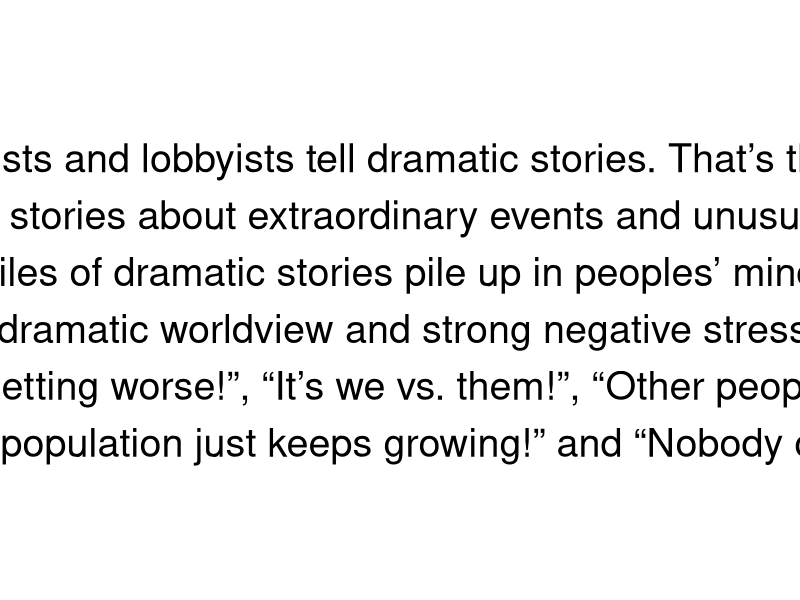
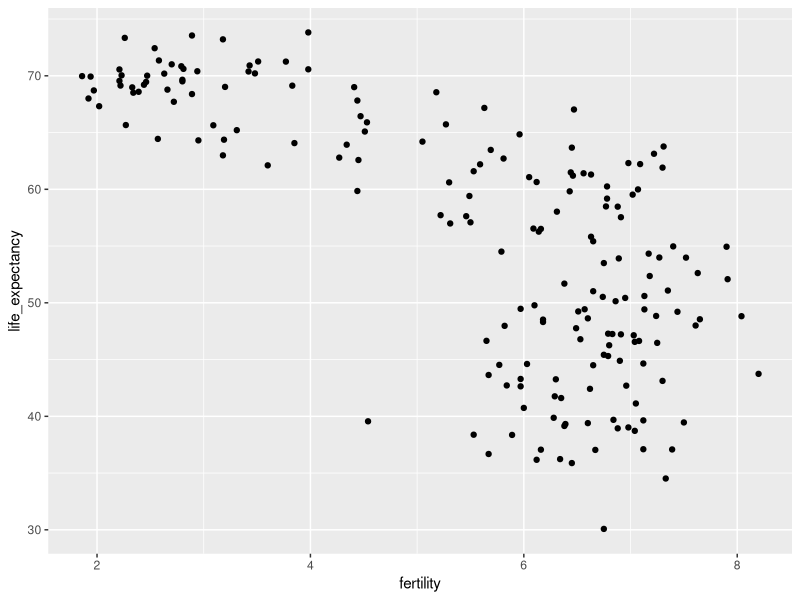
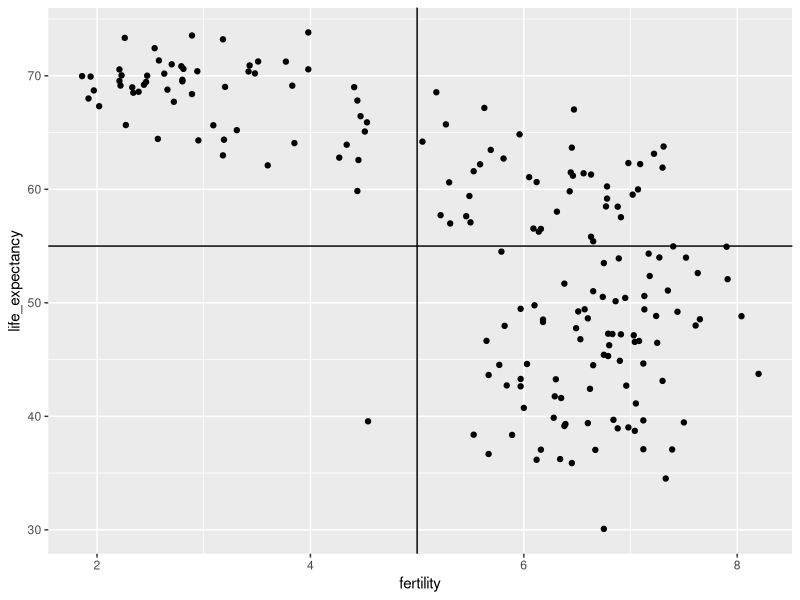
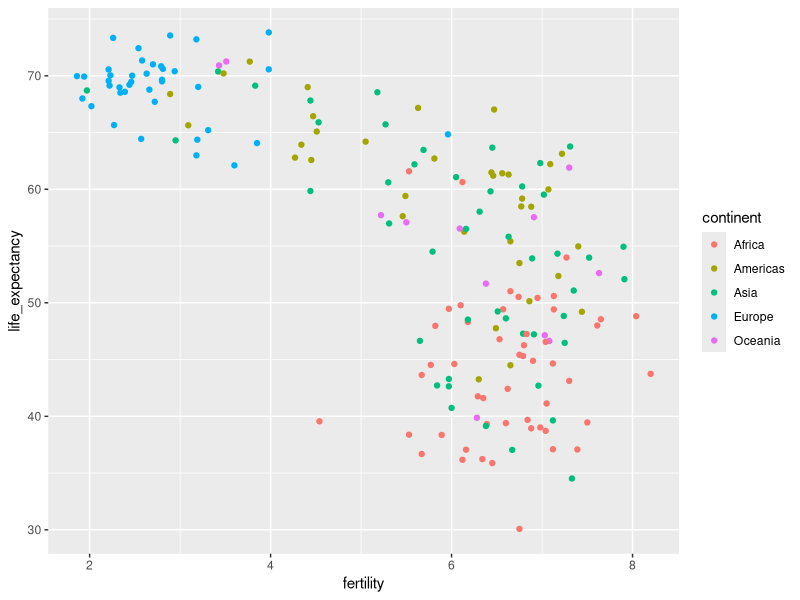
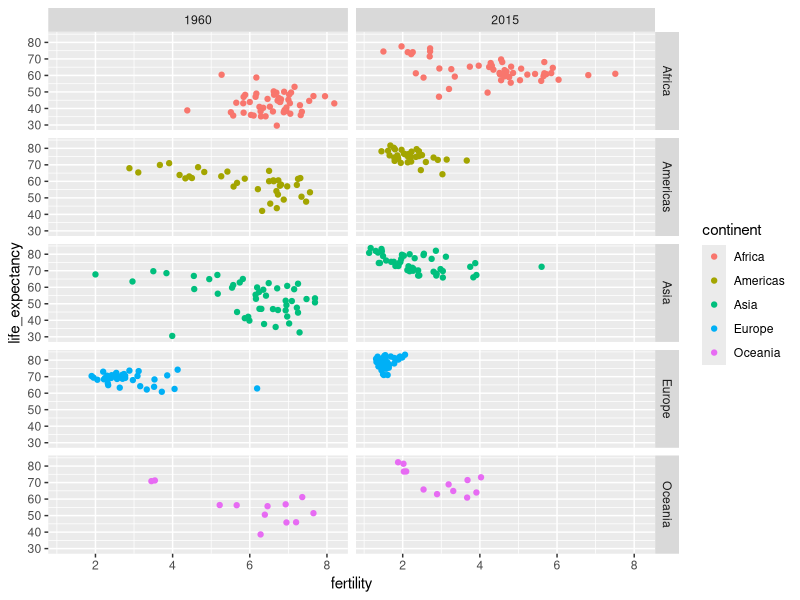
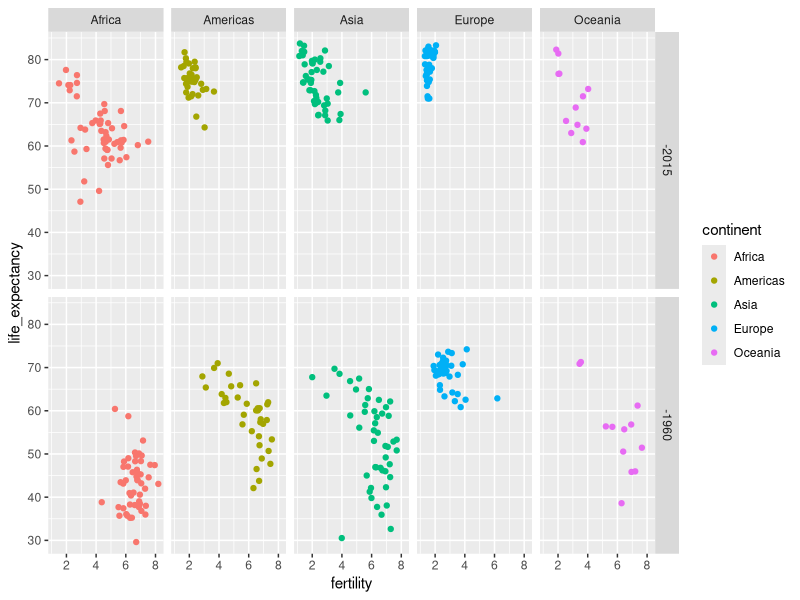
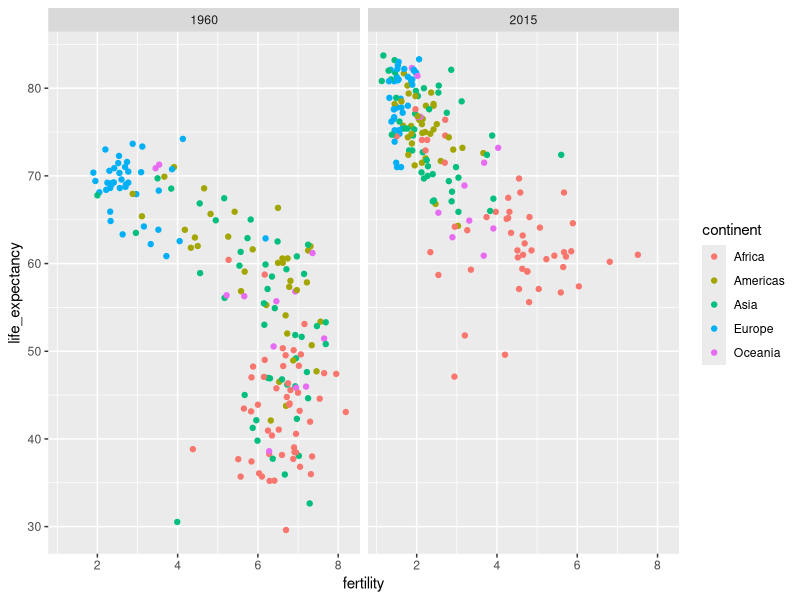
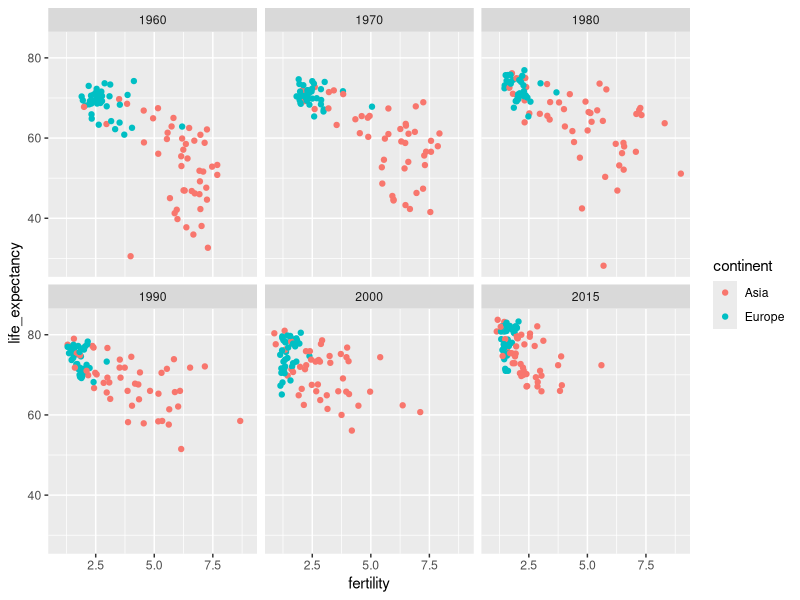

R code for these plots, in order:
# CLASS 10 - DATA SCIENCE UCAB  
# CONTINUATION OF GGPLOT  

# In this script we’ll continue practicing the use of ggplot and its functions, 
# placing particular emphasis on the facet_wrap and facet_grid functions.  


# PACKAGES ----------------------------------------------------------------

library(dslabs)
library(tidyverse)
library(ggplot2)
library(gridExtra)

rm(list = ls())

# DATA --------------------------------------------------------------------

# Load the gapminder dataset
data(gapminder)
head(gapminder)



# INTRODUCTION  -----------------------------------------------------------

gapminder %>%
  slice(1) %>% 
  ggplot(aes(x = 1, y = 1, label = "Journalists and lobbyists tell dramatic stories. That’s their job.
  They tell stories about extraordinary events and unusual people.
  The piles of dramatic stories pile up in peoples’ minds into 
  an over-dramatic worldview and strong negative stress feelings:
  “The world is getting worse!”, “It’s we vs. them!”, “Other people are strange!”,
  “The population just keeps growing!” and “Nobody cares!”"))+
  geom_text(size = 10) + 
  xlim(0, 2) + ylim(0, 2) + theme_void()
# We will try to answer two questions:

# 1. Should we still say that the world is divided between rich countries 
# and developing countries in Africa, Asia, and Latin America?

# 2. Has income inequality between countries worsened over the last 40 years?

# INITIAL EXPLORATION  ----------------------------------------------------

# Check the infant mortality rates for Sri Lanka and Turkey
gapminder %>% filter(year == 2015 & country %in% c("Sri Lanka","Turkey")) %>% 
              select(country, infant_mortality)


## CLASS EXERCISE: Which countries have the highest infant mortality rates? 
# Compare the infant mortality rates of:
# "Sri Lanka", "Turkey"
# "Poland", "South Korea"
# "Malaysia", "Russia"
# "Pakistan","Vietnam"
# "Thailand","South Africa"

comp_table <- tibble(comparison = rep(1:5, each = 2),
              country = c("Sri Lanka", "Turkey", "Poland", "South Korea", "Malaysia", "Russia", "Pakistan","Vietnam","Thailand","South Africa"))

tmp <- gapminder %>% filter(year == 2015) %>% 
                     select(country, infant_mortality) %>% 
                     mutate(country = as.character(country))

tab <- inner_join(comp_table, tmp, by = "country") %>% 
  select(-comparison)
  
# Create a simple table to compare at a glance
bind_cols(slice(tab,seq(1,9,2)), slice(tab,seq(2,10,2)))


# When answering these questions without data, non-European countries are usually 
# assumed to have higher child mortality rates: Sri Lanka over Turkey, South Korea over 
# Poland, and Malaysia over Russia. It’s also common to assume that countries considered 
# to be part of the developing world — Pakistan, Vietnam, Thailand, and South Africa — 
# have similarly high mortality rates.

# However, we see that the European countries on this list actually have higher child mortality rates: 
# Poland has a higher rate than South Korea, and Russia has a higher rate than Malaysia. 
# We also see that Pakistan’s rate is much higher than Vietnam’s, and South Africa’s 
# is much higher than Thailand’s. When Hans Rosling gave this quiz to educated audiences, 
# the average score was below 2.5 out of 5 — worse than random guessing. 
# This suggests that we are not simply ignorant but misinformed. In this lesson, we’ll see 
# how data visualization helps correct such misconceptions.

# LIFE EXPECTANCY AND FERTILITY -------------------------------------------

# The misconception described above comes from the idea that the world is divided 
# into two groups: the western world (Western Europe and North America), characterized 
# by long life spans and small families, versus the developing world (Africa, Asia, and 
# Latin America), characterized by short life spans and large families. But do the data 
# support this binary view?

# Create a simple scatter plot of fertility vs life expectancy in 1962.
# We can see that most points fall into two groups:
# 1. Life expectancy around 70 years and 3 or fewer children per family
# 2. Life expectancy below 65 years and more than 5 children per family

gapminder %>% 
  filter(year == 1962) %>%
  ggplot(aes(fertility, life_expectancy)) +
  geom_point()

gapminder %>% 
  filter(year == 1962) %>%
  ggplot(aes(fertility, life_expectancy)) +
  geom_point() + 
  geom_vline(aes(xintercept = 5)) +
  geom_hline(aes(yintercept = 55))

# Add color by continent to identify if the countries belong to the regions we assume

filter(gapminder, year == 1962) %>%
  ggplot(aes(fertility, life_expectancy, color = continent)) +
  geom_point() 

# We see that in 1962 this “developed vs. developing world” vision 
# was indeed reflected in reality. But does it hold decades later?

# FACETING  ---------------------------------------------------------------
# We want to compare plots between 1960 and 2015. We could 
# make two separate plots, but ggplot offers a solution through faceting. 

# This means stratifying the data by a variable and creating the same plot 
# for each category of that stratification variable. 

# facet_grid lets us stratify by up to two variables (for rows and columns,
# separated by ~)

gapminder %>% 
  filter(year %in% c(1960, 2015)) %>%
  ggplot(aes(fertility, life_expectancy, color = continent)) +
  geom_point() +
  facet_grid(continent~year)


# Reverse the row/column division of the grid and invert the order of the years
gapminder %>% 
  filter(year %in% c(1960, 2015)) %>%
  ggplot(aes(fertility, life_expectancy, color = continent)) +
  geom_point() +
  facet_grid(desc(year)~continent)


# Make a simpler plot — don’t divide the grid by continent, just compare the years
filter(gapminder, year %in% c(1960, 2015)) %>%
  ggplot(aes(fertility, life_expectancy, color = continent)) +
  geom_point() +
  facet_grid(. ~ year)

# FACET WRAP  -------------------------------------------------------------

# facet_wrap lets us create plots that aren’t arranged in a single row (the default for facet_grid)

# Compare Europe and Asia and observe their evolution every 10 years.
# Define a vector of years and a vector of continents, filter the data, and make the plot.
years <- c(1960, 1970, 1980, 1990, 2000, 2015)
continents <- c("Europe", "Asia")
gapminder %>% 
  filter(year %in% years & continent %in% continents) %>%
  ggplot(aes(fertility, life_expectancy, color = continent)) +
  geom_point() +
  facet_wrap(. ~ year) 


# A poor comparison:

p1 <- filter(gapminder, year == 1962) %>%
  ggplot(aes(fertility, life_expectancy, color = continent)) +
  geom_point() 

p2 <- filter(gapminder, year == 2012) %>%
  ggplot(aes(fertility, life_expectancy, color = continent)) +
  geom_point() 

grid.arrange(p1, p2, ncol = 2)


# Why is the previous comparison poor?


# TIME SERIES -------------------------------------------------------------

# Create a scatter plot of years vs fertility for the U.S.
gapminder %>% 
  filter(country == "United States") %>% 
  ggplot(aes(year, fertility)) +
  geom_point()

# Add a line connecting the points
gapminder %>% filter(country == "United States") %>% 
  ggplot(aes(year,fertility)) +
  geom_point() +
  geom_line()

# Compare Germany and South Korea with line charts — done incorrectly
countries <- c("South Korea", "Germany")
gapminder %>% 
  filter(country %in% countries) %>% 
  ggplot(aes(year,fertility)) +
  geom_line()

# Correct version — we must specify how to group
gapminder %>% filter(country %in% countries) %>% 
  ggplot(aes(year, fertility, group = country)) +
  geom_line()

# If you use the color argument, it groups automatically
gapminder %>% filter(country %in% countries) %>% 
  ggplot(aes(year,fertility, color = country)) +
  geom_line()

# LABELS VS LEGEND ----------------------------------------------------

# Create a table with label information
labels <- data.frame(country = countries, 
                     x = c(1975, 1965), y = c(60, 72))
labels

# Repeat the previous plot removing the legend and adding text labels
gapminder %>% 
  filter(country %in% countries) %>% 
  ggplot(aes(year, life_expectancy, color = country)) +
  geom_line() +
  geom_text(data = labels, aes(x, y, label = country), size = 5) +
  theme(legend.position = "none")

# INCOME DISTRIBUTION -------------------------------------------------

# Create a new variable — dollars per day — equal to GDP divided by population and then divided by the number of days in a year
gapminder <- gapminder %>% 
  mutate(dollars_per_day = gdp/population/365)

# Create a histogram of the distribution of the dollars_per_day variable for 1970
past_year <- 1970
gapminder %>% 
  filter(year == past_year & !is.na(gdp)) %>%
  ggplot(aes(dollars_per_day)) + 
  geom_histogram(binwidth = 1, color = "black", fill = "midnight blue")

# We can add a transformation that might be more informative:
# Apply a base-2 logarithm to the variable
gapminder %>% 
  filter(year == past_year & !is.na(gdp)) %>%
  ggplot(aes(log2(dollars_per_day))) + 
  geom_histogram(binwidth = 1, color = "midnight blue", fill = "light blue")

# Create a histogram of the population variable
# For population, using a log10 transformation makes more sense
gapminder %>% filter(year == past_year) %>%
  ggplot(aes(log10(population))) +
  geom_histogram(binwidth = 0.5, color = "black", fill = "midnight blue")


# TRANSFORMING SCALES OR VALUES -------------------------------------------

# Create the histogram of dollars per day but this time use scale_x_continuous to transform the x-axis to a log2 scale
gapminder %>% 
  filter(year == past_year & !is.na(gdp)) %>%
  ggplot(aes(dollars_per_day)) + 
  geom_histogram(binwidth = 1, color = "midnight blue", fill = "light blue") +
  scale_x_continuous(trans = "log2")
